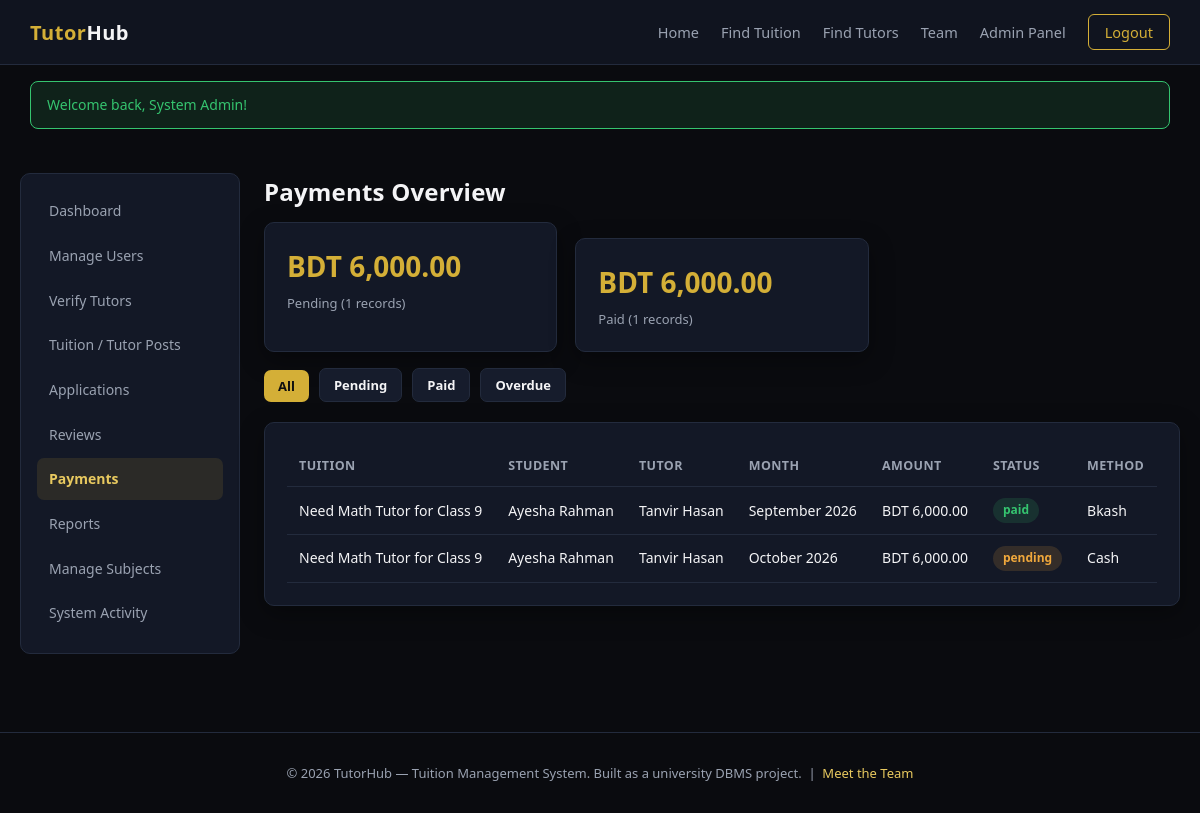
Page /admin/payments.php (signed in) on the committed database.
### tables this page shows
CREATE TABLE payments (
    payment_id INT AUTO_INCREMENT PRIMARY KEY,
    tuition_post_id INT NOT NULL,
    student_user_id INT NOT NULL,
    tutor_user_id INT NOT NULL,
    amount DECIMAL(10,2) NOT NULL,
    for_month VARCHAR(20) NOT NULL,
    payment_date DATE DEFAULT NULL,
    status ENUM('pending','paid','overdue') NOT NULL DEFAULT 'pending',
    method ENUM('cash','bkash','nagad','bank_transfer','other') DEFAULT 'cash',
    transaction_reference VARCHAR(100),
    created_at TIMESTAMP DEFAULT CURRENT_TIMESTAMP,
    CONSTRAINT fk_pay_post FOREIGN KEY (tuition_post_id) REFERENCES tuition_posts(tuition_post_id) ON DELETE CASCADE,
    CONSTRAINT fk_pay_student FOREIGN KEY (student_user_id) REFERENCES users(user_id) ON DELETE CASCADE,
    CONSTRAINT fk_pay_tutor FOREIGN KEY (tutor_user_id) REFERENCES users(user_id) ON DELETE CASCADE,
    INDEX idx_pay_status (status),
    INDEX idx_pay_month (for_month)
);

CREATE TABLE tuition_posts (
    tuition_post_id INT AUTO_INCREMENT PRIMARY KEY,
    student_profile_id INT NOT NULL,
    subject_id INT NOT NULL,
    title VARCHAR(160) NOT NULL,
    class_level VARCHAR(60),
    location VARCHAR(150),
    budget_min DECIMAL(10,2) DEFAULT 0,
    budget_max DECIMAL(10,2) DEFAULT 0,
    preferred_days VARCHAR(100),
    preferred_time VARCHAR(60),
    mode ENUM('online','offline','both') DEFAULT 'offline',
    gender_preference ENUM('any','male','female') DEFAULT 'any',
    description TEXT,
    status ENUM('open','in_progress','completed','closed') NOT NULL DEFAULT 'open',
    created_at TIMESTAMP DEFAULT CURRENT_TIMESTAMP,
    updated_at TIMESTAMP DEFAULT CURRENT_TIMESTAMP ON UPDATE CURRENT_TIMESTAMP,
    CONSTRAINT fk_tup_student FOREIGN KEY (student_profile_id) REFERENCES student_profiles(student_profile_id) ON DELETE CASCADE,
    CONSTRAINT fk_tup_subject FOREIGN KEY (subject_id) REFERENCES subjects(subject_id) ON DELETE RESTRICT,
    INDEX idx_tup_status (status),
    INDEX idx_tup_location (location),
    INDEX idx_tup_budget (budget_min, budget_max),
    INDEX idx_tup_mode (mode)
);

CREATE TABLE users (
    user_id INT AUTO_INCREMENT PRIMARY KEY,
    full_name VARCHAR(120) NOT NULL,
    email VARCHAR(150) NOT NULL UNIQUE,
    password_hash VARCHAR(255) NOT NULL,
    phone VARCHAR(30),
    role ENUM('student','tutor','both','admin') NOT NULL DEFAULT 'student',
    gender ENUM('male','female','other') DEFAULT NULL,
    profile_photo VARCHAR(255) DEFAULT NULL,
    status ENUM('active','suspended') NOT NULL DEFAULT 'active',
    is_verified TINYINT(1) NOT NULL DEFAULT 0,
    created_at TIMESTAMP DEFAULT CURRENT_TIMESTAMP,
    updated_at TIMESTAMP DEFAULT CURRENT_TIMESTAMP ON UPDATE CURRENT_TIMESTAMP,
    INDEX idx_users_role (role),
    INDEX idx_users_status (status)
);

### includes/functions.php (called while the page is built, shortened)
<?php
function e(string $value): string
{
    return htmlspecialchars($value, ENT_QUOTES, 'UTF-8');
}
function money(float $amount): string
{
    return 'BDT ' . number_format($amount, 2);
}

### admin/payments.php (the view, shortened to what this page needs)
<?php
$db = getDB();
$statusFilter = $_GET['status'] ?? '';
$where = '1=1';
$params = [];
$stmt = $db->prepare(
    "SELECT p.*, tp.title, su.full_name AS student_name, tu.full_name AS tutor_name
     FROM payments p
     JOIN tuition_posts tp ON tp.tuition_post_id = p.tuition_post_id
     JOIN users su ON su.user_id = p.student_user_id
     JOIN users tu ON tu.user_id = p.tutor_user_id
     WHERE $where ORDER BY p.created_at DESC LIMIT 200"
);
$stmt->execute($params);
$payments = $stmt->fetchAll();
$totals = $db->query("SELECT status, SUM(amount) total, COUNT(*) c FROM payments GROUP BY status")->fetchAll();
include __DIR__ . '/../includes/header.php';
?>
<div class="dash-layout">
    <?php include __DIR__ . '/../includes/sidebar_admin.php'; ?>
    <div>
        <h2>Payments Overview</h2>
        <div class="grid grid-3">
            <?php foreach ($totals as $t): ?>
            <div class="card stat-card">
                <div class="value"><?= money($t['total']) ?></div>
                <div class="label"><?= ucfirst(e($t['status'])) ?> (<?= (int)$t['c'] ?> records)</div>
            </div>
            <?php endforeach; ?>
        </div>
        <div class="filter-bar mt-2">
            <?php foreach (['' => 'All', 'pending' => 'Pending', 'paid' => 'Paid', 'overdue' => 'Overdue'] as $val => $label): ?>
                <a href="?status=<?= $val ?>" class="btn <?= $statusFilter==$val?'btn-primary':'btn-secondary' ?> btn-sm"><?= $label ?></a>
            <?php endforeach; ?>
        </div>
        <div class="card">
            <table>
                <tr><th>Tuition</th><th>Student</th><th>Tutor</th><th>Month</th><th>Amount</th><th>Status</th><th>Method</th></tr>
                <?php foreach ($payments as $p): ?>
                <tr>
                    <td><?= e($p['title']) ?></td>
                    <td><?= e($p['student_name']) ?></td>
                    <td><?= e($p['tutor_name']) ?></td>
                    <td><?= e($p['for_month']) ?></td>
                    <td><?= money($p['amount']) ?></td>
                    <td><span class="badge badge-<?= e($p['status']) ?>"><?= e($p['status']) ?></span></td>
                    <td><?= $p['method'] ? ucfirst(e($p['method'])) : '-' ?></td>
                </tr>
                <?php endforeach; ?>
            </table>
        </div>
    </div>
</div>
<?php include __DIR__ . '/../includes/footer.php'; ?>

### assets/css/style.css (style rules this page uses)
:root { --bg-black: #0a0b0f; --bg-navy: #10141f; --bg-navy-light: #161c2c; --bg-card: #131826; --border-subtle: #232b3d; --gold: #d4af37; --gold-light: #e8c95f; --text-white: #f4f4f6; --text-muted: #9aa2b1; --danger: #e5484d; --success: #35c46f; --warning: #f0a83c; --radius: 10px; --shadow: 0 8px 24px rgba(0,0,0,0.35); }
* { box-sizing: border-box; }
body { margin: 0; font-family: 'Segoe UI', 'Inter', Roboto, Arial, sans-serif; background: var(--bg-black); color: var(--text-white); line-height: 1.55; }
a { color: var(--gold-light); text-decoration: none; }
h1, h2, h3, h4 { font-weight: 600; letter-spacing: 0.2px; margin: 0 0 12px; }
.btn { display: inline-block; padding: 10px 22px; border-radius: 7px; border: none; font-size: 14.5px; font-weight: 600; cursor: pointer; transition: 0.15s ease; }
.btn-primary { background: var(--gold); color: #101010; }
.btn-secondary { background: var(--bg-navy-light); color: var(--text-white); border: 1px solid var(--border-subtle); }
.btn-sm { padding: 6px 14px; font-size: 13px; }
.card { background: var(--bg-card); border: 1px solid var(--border-subtle); border-radius: var(--radius); padding: 22px; box-shadow: var(--shadow); }
.card + .card { margin-top: 16px; }
.grid { display: grid; gap: 18px; }
.grid-3 { grid-template-columns: repeat(3, 1fr); }
.stat-card { text-align: left; }
.stat-card .value { font-size: 28px; font-weight: 700; color: var(--gold); }
.stat-card .label { color: var(--text-muted); font-size: 13px; margin-top: 4px; }
table { width: 100%; border-collapse: collapse; font-size: 14px; }
th, td { padding: 11px 12px; border-bottom: 1px solid var(--border-subtle); text-align: left; }
th { color: var(--text-muted); font-weight: 600; font-size: 12.5px; text-transform: uppercase; letter-spacing: 0.4px; }
.badge { display: inline-block; padding: 3px 10px; border-radius: 20px; font-size: 12px; font-weight: 600; }
.badge-open, .badge-active, .badge-accepted, .badge-paid, .badge-present, .badge-completed, .badge-resolved { background: rgba(53,196,111,0.15); color: var(--success); }
.badge-pending, .badge-scheduled { background: rgba(240,168,60,0.15); color: var(--warning); }
.dash-layout { display: grid; grid-template-columns: 220px 1fr; gap: 24px; padding: 28px 20px; max-width: 1280px; margin: 0 auto; }
.mt-2 { margin-top: 16px; }
.filter-bar { display: flex; gap: 10px; flex-wrap: wrap; align-items: end; margin-bottom: 20px; }

### rows in the picture
payments: tuition_post.title "Need Math Tutor for Class 9", student_user.full_name "Ayesha Rahman", tutor_user.full_name "Tanvir Hasan", for_month "September 2026", amount "BDT 6,000.00", status "paid", method "Bkash"
payments: tuition_post.title "Need Math Tutor for Class 9", student_user.full_name "Ayesha Rahman", tutor_user.full_name "Tanvir Hasan", for_month "October 2026", amount "BDT 6,000.00", status "pending", method "Cash"

### other values in the picture
$f['message'] "Welcome back, System Admin!"
money($t['total']) "BDT 6,000.00"
$t['status'] "Pending"
$t['c'] "1"
$t['status'] "Paid"
$label "All"
$label "Pending"
$label "Paid"
$label "Overdue"
